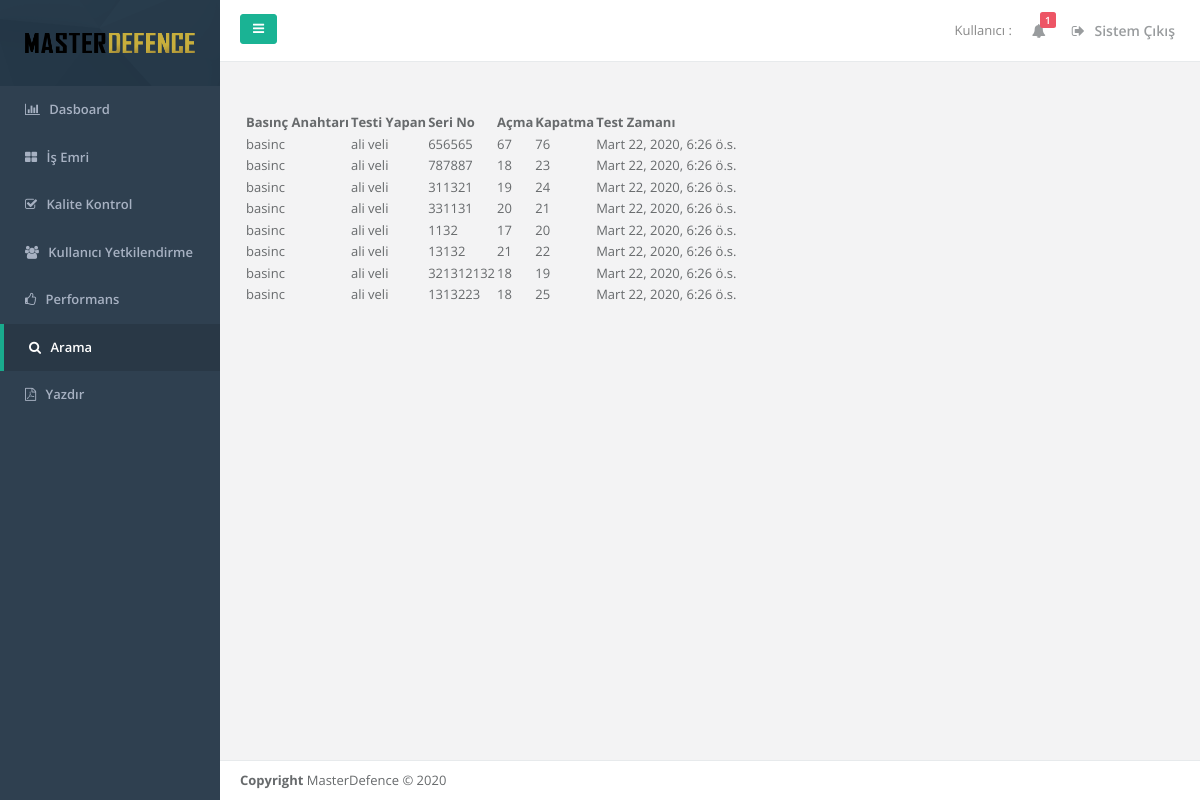
The page /arama (signed in) on the database as committed earlier.
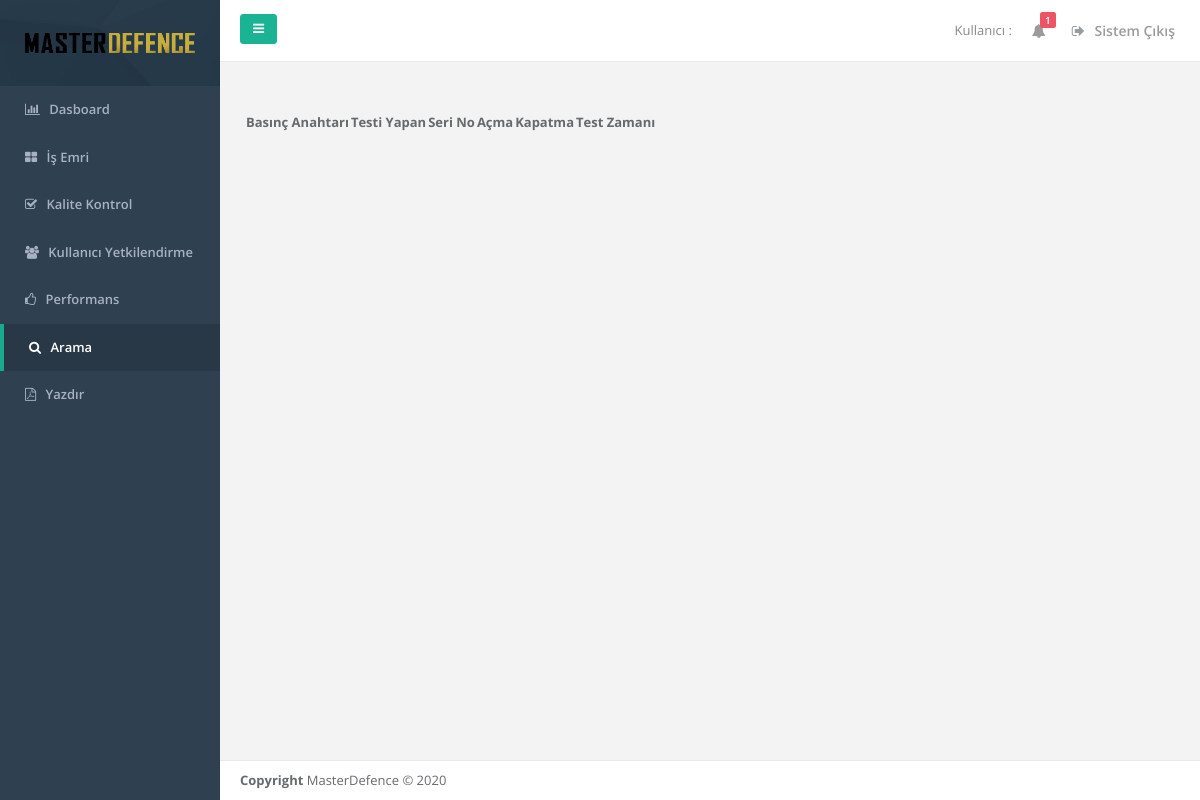
The same page on the database as committed later.
### base/models.py (models this page shows, shortened)
class Test(models.Model):
    tur = models.CharField(max_length=30)
    seri_no = models.CharField(max_length=20)
    acma = models.CharField(max_length=20)
    kapatma = models.CharField(max_length=20)
    testi_yapan = models.CharField(max_length=20)
    test_tarihi = models.DateTimeField(default=timezone.now,blank=True, null=True)

### base/views.py (the view)
# urls.py: path('arama', views.arama, name='arama'),
@login_required
def arama(request):
        testler = Test.objects.all()
        return render(request,'arama.html',{ 'mac' : mac , 'testler' : testler})

### base/templates/arama.html (shortened to what this page needs)
{% extends "base.html" %}
{% load static %}
{% block style %}
<link href="{% static 'css/bootstrap-tables.css' %}" rel="stylesheet">
<link href="{% static 'css/editable.css' %}" rel="stylesheet">
{% endblock %}
{% block content %}
<table id="table"
     data-toggle="table"
     data-search="true"
     data-filter-control="true"
     data-toolbar="#toolbar">
<thead>
  <tr>
    <th data-field="tur" data-filter-control="select" data-sortable="true">Basınç Anahtarı</th>
    <th data-field="yapan" data-filter-control="select" data-sortable="true">Testi Yapan</th>
    <th data-field="seri_no" data-filter-control="select" data-sortable="true">Seri No</th>
    <th data-field="acma" data-filter-control="select" data-sortable="true">Açma</th>
    <th data-field="kapatma" data-filter-control="select" data-sortable="true">Kapatma</th>
    <th data-field="zaman" data-filter-control="select" data-sortable="true">Test Zamanı</th>
  </tr>
</thead>
<tbody>
  {% for test in testler %}
        <tr>
          <td>{{ test.tur }}</td>
          <td>{{ test.testi_yapan }}</td>
          <td>{{ test.seri_no }}</td>
          <td>{{ test.acma }}</td>
          <td>{{ test.kapatma }}</td>
          <td>{{ test.test_tarihi }}</td>
        </tr>
  {% endfor %}
</tbody>
</table>
{% endblock %}

### base/templates/base.html (shortened to what this page needs)
{% load static %}
<!DOCTYPE html>
<html>
<head>
    <link href="{% static 'css/bootstrap.min.css' %}" rel="stylesheet">
    <link href="{% static 'font-awesome/css/font-awesome.css' %}" rel="stylesheet">
    <link href="{% static 'css/animate.css' %}" rel="stylesheet">
    <link href="{% static 'css/style.css' %}" rel="stylesheet">
    {% block style %}
    {% endblock %}
</head>
<body>
<div id="wrapper">
    {% include "external/sidebar.html" %}
    <div id="page-wrapper" class="gray-bg">
        <div class="row border-bottom">
            <nav class="navbar navbar-static-top white-bg" role="navigation" style="margin-bottom: 0">
                <div class="navbar-header">
                    <a class="navbar-minimalize minimalize-styl-2 btn btn-primary position-fixed" style="z-index: 11;" href="#"><i class="fa fa-bars"></i> </a>
                </div>
                <ul class="nav navbar-top-links navbar-right">
                     {% if user.is_authenticated %}
                     <li>
                        <span class="m-r-sm text-muted">Kullanıcı : {{ request.user.first_name }} {{ request.user.last_name }}</span>
                    </li>
                    <li class="dropdown">
                        <a class="dropdown-toggle count-info" data-toggle="dropdown" href="#">
                            <i class="fa fa-bell"></i>  <span class="label label-danger">1</span>
                        </a>
                    </li>
                    <li>
                        <a href="/logout">
                            <i class="fa fa-sign-out"></i> Sistem Çıkış
                        </a>
                    </li>
                    {% endif %}
                </ul>
            </nav>
        </div>
        <div class="wrapper wrapper-content animated fadeInRight">
            <div class="row">
                <div class="col-lg-12">
                    <div class= "m-t-lg">
                        {% block content %}
                        {% endblock %}
                    </div>
                </div>
            </div>
        </div>
        <div class="footer">
            <div>
                <strong>Copyright</strong> MasterDefence &copy; 2020
            </div>
        </div>
    </div>
</div>
</body>
</html>

### base/templates/external/sidebar.html (shortened to what this page needs)
{% load static %}
{% block sidebar %}
<nav class="navbar-default navbar-static-side" style="position: fixed;" role="navigation">
    <div class="sidebar-collapse">
        <ul class="nav metismenu" id="side-menu">
            <li class="nav-header">
                <div class="dropdown profile-element">
                    <a  href="/">
                        <div class="logom" style="background-image: url({% static 'img/logo.png' %});"></div>
                    </a>
                </div>
            </li>
            <li {% if request.path == "/" %} class="active" {% endif %}>
                <a href="/"><i class="fa fa-bar-chart-o"></i> <span class="nav-label">Dasboard</span></a>
            </li>
            <li {% if request.path == "/isemri" %} class="active"  {% endif %}>
                <a href="/isemri"><i class="fa fa-th-large"></i> <span class="nav-label">İş Emri</span></a>
            </li>
            {% if mac == 'arm' %}
            <li {% if request.path == "/uretimkontrol" %} class="active"  {% endif %}>
                <a href="/uretimkontrol"><i class="fa fa-check-square-o"></i> <span class="nav-label">Üretim Kontrol</span></a>
            </li>
            {% else %}
            <li {% if request.path == "/giriskalite" %} class="active"  {% endif %}>
                <a href="/giriskalite"><i class="fa fa-check-square-o"></i> <span class="nav-label">Kalite Kontrol</span></a>
            </li>
            {% endif %}
            <li {% if request.path == "/yetkilendirme" %} class="active"  {% endif %}>
                <a href="/yetkilendirme"><i class="fa fa-users"></i> <span class="nav-label">Kullanıcı Yetkilendirme</span></a>
            </li>
            <li {% if request.path == "/performans" %} class="active"  {%endif %}>
                <a href="/performans"><i class="fa fa-thumbs-o-up"></i> <span class="nav-label">Performans</span></a>
            </li>
            <li {% if request.path == "/arama" %} class="active"  {% endif %}>
                <a href="/arama"><i class="fa fa-search"></i> <span class="nav-label">Arama</span></a>
            </li>
            <li>
                <a href="/yazdir"><i class="fa fa-file-pdf-o"></i> <span class="nav-label">Yazdır</span> </a>
            </li>
        </ul>
    </div>
</nav>
{% endblock %}

Rows that differ between the two databases and show on the page:
removed Test: tur "basinc", testi_yapan "ali veli", seri_no "656565", acma "67", kapatma "76", test_tarihi "Mart 22, 2020, 6:26 ö.s."
removed Test: tur "basinc", testi_yapan "ali veli", seri_no "787887", acma "18", kapatma "23", test_tarihi "Mart 22, 2020, 6:26 ö.s."
removed Test: tur "basinc", testi_yapan "ali veli", seri_no "311321", acma "19", kapatma "24", test_tarihi "Mart 22, 2020, 6:26 ö.s."
removed Test: tur "basinc", testi_yapan "ali veli", seri_no "331131", acma "20", kapatma "21", test_tarihi "Mart 22, 2020, 6:26 ö.s."
removed Test: tur "basinc", testi_yapan "ali veli", seri_no "1132", acma "17", kapatma "20", test_tarihi "Mart 22, 2020, 6:26 ö.s."
removed Test: tur "basinc", testi_yapan "ali veli", seri_no "13132", acma "21", kapatma "22", test_tarihi "Mart 22, 2020, 6:26 ö.s."
removed Test: tur "basinc", testi_yapan "ali veli", seri_no "321312132", acma "18", kapatma "19", test_tarihi "Mart 22, 2020, 6:26 ö.s."
removed Test: tur "basinc", testi_yapan "ali veli", seri_no "1313223", acma "18", kapatma "25", test_tarihi "Mart 22, 2020, 6:26 ö.s."
